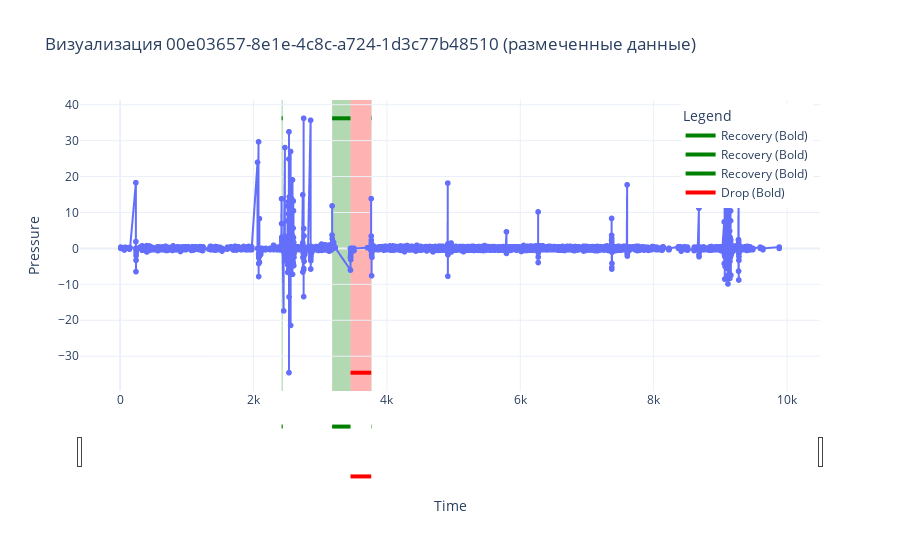

Notebook source saved alongside this figure:
### Code cell
plot_annotated_data(df_dif_reduced, gt_df, selected_file)

### Figure 1 — Plotly figure (JSON) as saved in the notebook; plotly's stock layout.template omitted (floating-point values rounded to 4 significant figures; data arrays with more than 128 entries replaced by an {"elided": "..."} marker saying what was removed)
{"data": [{"hovertemplate": "time=%{x}<br>pressure=%{y}<extra></extra>", "legendgroup": "", "line": {"color": "#636efa", "dash": "solid"}, "marker": {"symbol": "circle"}, "mode": "lines+markers", "name": "", "showlegend": false, "type": "scattergl", "x": {"elided": "3824 float values"}, "xaxis": "x", "y": {"elided": "3824 float values"}, "yaxis": "y"}, {"line": {"color": "green", "width": 4}, "mode": "lines", "name": "Recovery (Bold)", "type": "scatter", "x": [2421.0, 2438.0], "y": [36.22, 36.22]}, {"line": {"color": "green", "width": 4}, "mode": "lines", "name": "Recovery (Bold)", "type": "scatter", "x": [3179.0, 3455.0], "y": [36.22, 36.22]}, {"line": {"color": "green", "width": 4}, "mode": "lines", "name": "Recovery (Bold)", "type": "scatter", "x": [3765.0, 3771.0], "y": [36.22, 36.22]}, {"line": {"color": "red", "width": 4}, "mode": "lines", "name": "Drop (Bold)", "type": "scatter", "x": [3455.0, 3765.0], "y": [-34.59, -34.59]}], "layout": {"legend": {"title": {"text": "Legend"}, "tracegroupgap": 0, "x": 0.99, "xanchor": "right", "y": 0.99, "yanchor": "top"}, "shapes": [{"fillcolor": "green", "layer": "below", "line": {"width": 0}, "name": "Recovery", "opacity": 0.3, "type": "rect", "x0": 2421.0, "x1": 2438.0, "xref": "x", "y0": 0, "y1": 1, "yref": "y domain"}, {"fillcolor": "green", "layer": "below", "line": {"width": 0}, "name": "Recovery", "opacity": 0.3, "type": "rect", "x0": 3179.0, "x1": 3455.0, "xref": "x", "y0": 0, "y1": 1, "yref": "y domain"}, {"fillcolor": "green", "layer": "below", "line": {"width": 0}, "name": "Recovery", "opacity": 0.3, "type": "rect", "x0": 3765.0, "x1": 3771.0, "xref": "x", "y0": 0, "y1": 1, "yref": "y domain"}, {"fillcolor": "red", "layer": "below", "line": {"width": 0}, "name": "Drop", "opacity": 0.3, "type": "rect", "x0": 3455.0, "x1": 3765.0, "xref": "x", "y0": 0, "y1": 1, "yref": "y domain"}], "title": {"text": "Визуализация 00e03657-8e1e-4c8c-a724-1d3c77b48510 (размеченные данные)"}, "xaxis": {"anchor": "y", "domain": [0, 1], "rangeslider": {"visible": true}, "title": {"text": "Time"}, "type": "linear"}, "yaxis": {"anchor": "x", "domain": [0, 1], "fixedrange": false, "title": {"text": "Pressure"}}}}
